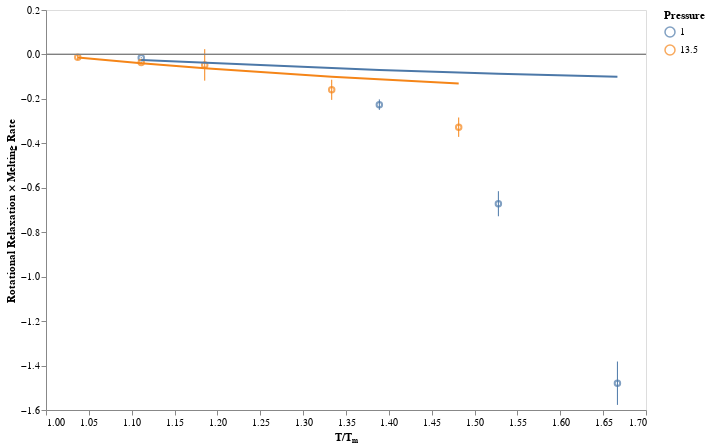

Write notebook code for a chart like this one.
### Code cell
chart = alt.Chart(theory_df).encode(
    x=alt.X("temp_norm", title="T/Tₘ", scale=alt.Scale(zero=False)),
    color=alt.Color("pressure:N", title="Pressure"),
)

chart = (
    chart.mark_point().encode(y=alt.Y("value", title="Rotational Relaxation × Melting Rate")) +
    chart.mark_rule().encode(y="error_min", y2="error_max") +
    chart.mark_line().encode(y="theory")
)

chart = figures.hline(chart, 0.)
chart

### Figure 1 — Vega-Lite specification as saved in the notebook (floating-point values rounded to 4 significant figures)
{"$schema": "https://vega.github.io/schema/vega-lite/v2.6.0.json", "config": {"axis": {"grid": false}, "view": {"height": 400, "width": 600}}, "data": {"name": "data-e3a2a502c50107f2d6d2cc7d6de9f543"}, "datasets": {"data-e3a2a502c50107f2d6d2cc7d6de9f543": [{"error": -0.001107, "error_max": -0.01679, "error_min": -0.01236, "pressure": 1, "temp_norm": 1.111, "temperature": 0.4, "theory": -0.02455, "value": -0.01457}, {"error": -0.01184, "error_max": -0.2496, "error_min": -0.2023, "pressure": 1, "temp_norm": 1.389, "temperature": 0.5, "theory": -0.06988, "value": -0.226}, {"error": -0.02821, "error_max": -0.7282, "error_min": -0.6153, "pressure": 1, "temp_norm": 1.528, "temperature": 0.55, "theory": -0.08673, "value": -0.6717}, {"error": -0.04879, "error_max": -1.577, "error_min": -1.382, "pressure": 1, "temp_norm": 1.667, "temperature": 0.6, "theory": -0.1009, "value": -1.479}, {"error": -0.005683, "error_max": -0.02428, "error_min": -0.001552, "pressure": 13.5, "temp_norm": 1.037, "temperature": 1.4, "theory": -0.01422, "value": -0.01292}, {"error": -0.001453, "error_max": -0.0394, "error_min": -0.03359, "pressure": 13.5, "temp_norm": 1.111, "temperature": 1.5, "theory": -0.03989, "value": -0.0365}, {"error": -0.03546, "error_max": -0.118, "error_min": 0.02383, "pressure": 13.5, "temp_norm": 1.185, "temperature": 1.6, "theory": -0.06245, "value": -0.04709}, {"error": -0.02264, "error_max": -0.2045, "error_min": -0.1139, "pressure": 13.5, "temp_norm": 1.333, "temperature": 1.8, "theory": -0.1002, "value": -0.1592}, {"error": -0.02182, "error_max": -0.371, "error_min": -0.2837, "pressure": 13.5, "temp_norm": 1.481, "temperature": 2, "theory": -0.1306, "value": -0.3274}]}, "layer": [{"layer": [{"data": {"name": "data-e3a2a502c50107f2d6d2cc7d6de9f543"}, "encoding": {"color": {"field": "pressure", "title": "Pressure", "type": "nominal"}, "x": {"field": "temp_norm", "scale": {"zero": false}, "title": "T/Tₘ", "type": "quantitative"}, "y": {"field": "value", "title": "Rotational Relaxation × Melting Rate", "type": "quantitative"}}, "mark": "point"}, {"data": {"name": "data-e3a2a502c50107f2d6d2cc7d6de9f543"}, "encoding": {"color": {"field": "pressure", "title": "Pressure", "type": "nominal"}, "x": {"field": "temp_norm", "scale": {"zero": false}, "title": "T/Tₘ", "type": "quantitative"}, "y": {"field": "error_min", "type": "quantitative"}, "y2": {"field": "error_max", "type": "quantitative"}}, "mark": "rule"}, {"data": {"name": "data-e3a2a502c50107f2d6d2cc7d6de9f543"}, "encoding": {"color": {"field": "pressure", "title": "Pressure", "type": "nominal"}, "x": {"field": "temp_norm", "scale": {"zero": false}, "title": "T/Tₘ", "type": "quantitative"}, "y": {"field": "theory", "type": "quantitative"}}, "mark": "line"}]}, {"encoding": {"y": {"field": "val", "type": "quantitative"}}, "mark": {"color": "grey", "type": "rule"}}], "transform": [{"as": "val", "calculate": "0.0"}]}
